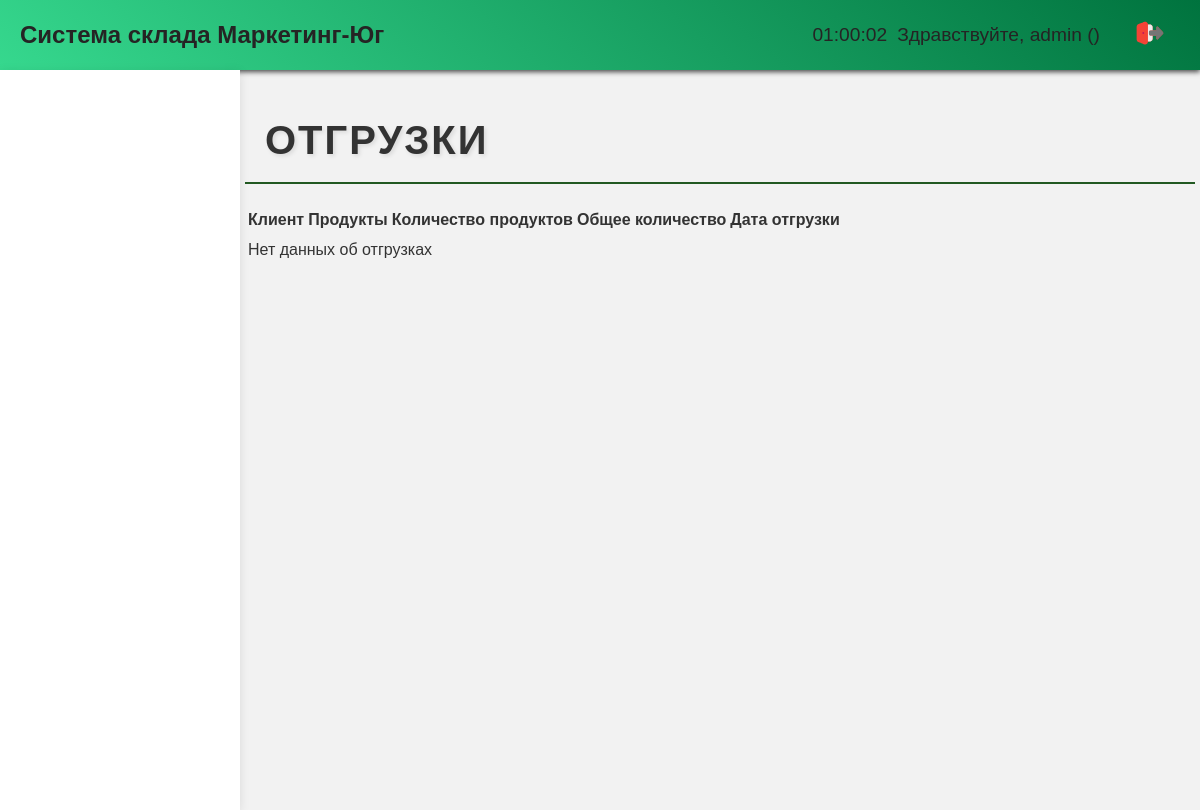
The page /shipment/ (signed in) on the database as committed earlier.
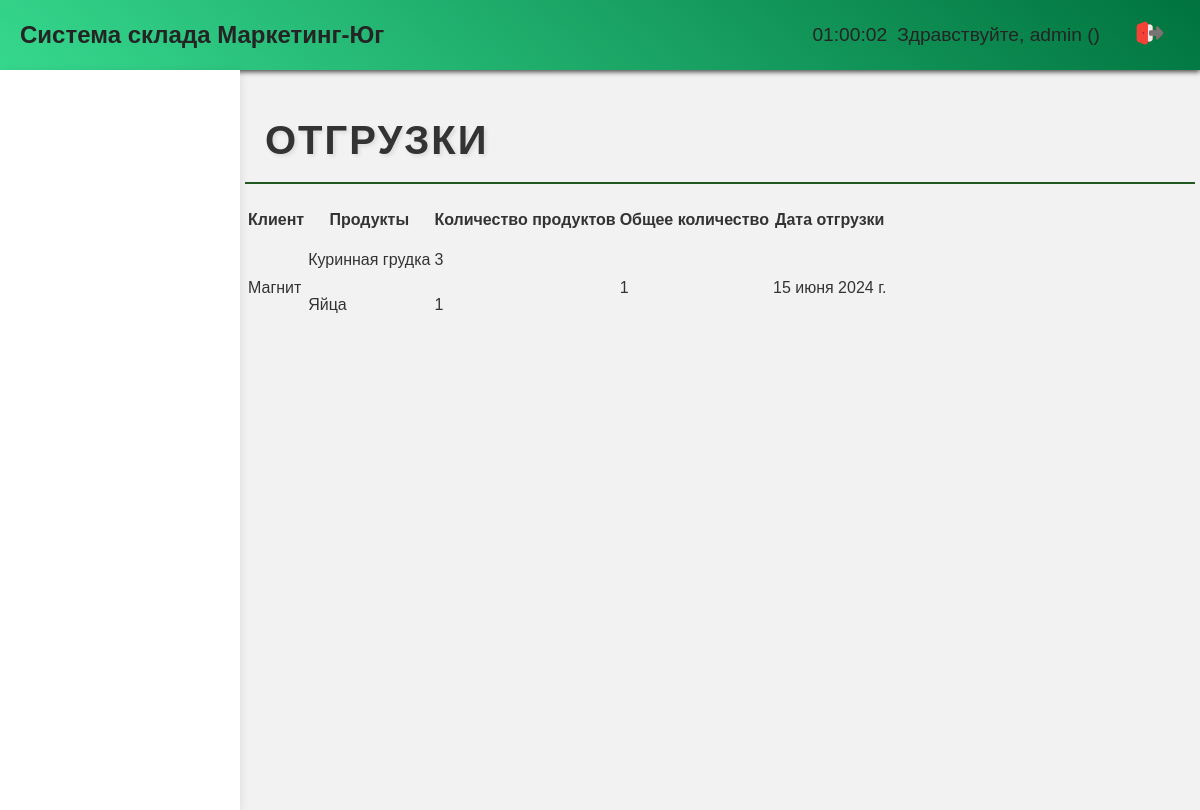
The same page on the database as committed later.
### base/models.py (models this page shows, shortened)
class Shipment(models.Model):
    customer = models.CharField(max_length=100)
    products = models.ManyToManyField(ShipmentProduct, related_name='shipment')
    quantity = models.IntegerField()
    date_shipped = models.DateField()
    class Meta:
        verbose_name = 'Отгрузка'
        verbose_name_plural = 'Отгрузки'

class ShipmentProduct(models.Model):
    product = models.ForeignKey(Product, on_delete=models.CASCADE)
    quantity = models.IntegerField()
    class Meta:
        verbose_name = 'Продукт отгрузки'
        verbose_name_plural = 'Продукты отгрузок'

class Product(models.Model):
    name = models.CharField(max_length=100)
    product_type = models.ForeignKey('ProductType', on_delete=models.CASCADE)
    description = models.TextField(blank=True, null=True)
    price = models.DecimalField(max_digits=10, decimal_places=2)
    quantity = models.IntegerField(default=0)
    updated = models.DateTimeField(auto_now=True)
    created = models.DateTimeField(auto_now_add=True)
    class Meta:
        verbose_name = 'Продукция'
        verbose_name_plural = 'Продукции'

### base/views.py (the view)
# urls.py: path('shipment/', views.shipment, name='shipment'),
def shipment(request):
    shipments = Shipment.objects.all()
    shipment_products = ShipmentProduct.objects.all()
    context = {
        'shipments': shipments,
        'shipment_products': shipment_products
    }
    return render(request, 'shipment.html', context)

### base/templatetags/group_tags.py (called while the page is built)
@register.filter(name='has_group')
def has_group(user, group_name):
    return user.groups.filter(name=group_name).exists()

### templates/shipment.html (shortened to what this page needs)
{% extends 'home.html' %}
{% load static %}
{% block content %}
<h2>Отгрузки</h2>
<table class="shipment-table">
<thead>
<tr>
    <th>Клиент</th>
    <th>Продукты</th>
    <th>Количество продуктов</th>
    <th>Общее количество</th>
    <th>Дата отгрузки</th>
</tr>
</thead>
<tbody>
{% for shipment in shipments %}
<tr>
    <td>{{ shipment.customer }}</td>
    <td class="text2">
        {% for shipment_product in shipment_products.all %}
            <p> {{ shipment_product.product.name }} </p>
        {% endfor %}
    </td>
    <td class="text2">
        {% for shipment_product in shipment_products.all %}
            <p> {{ shipment_product.quantity }} </p>
        {% endfor %}
    </td>
    <td>{{ shipment.quantity }}</td>
    <td>{{ shipment.date_shipped }}</td>
</tr>
{% empty %}
<tr>
    <td colspan="5">Нет данных об отгрузках</td>
</tr>
{% endfor %}
</tbody>
</table>
{% endblock %}

Rows that differ between the two databases and show on the page:
added Shipment: customer "Магнит", quantity "1", date_shipped "15 июня 2024 г."
added ShipmentProduct: product.name "Куринная грудка", quantity "3"
added ShipmentProduct: product.name "Яйца", quantity "1"
Other text that changed with them:
text no longer shown: "Нет данных об отгрузках"
